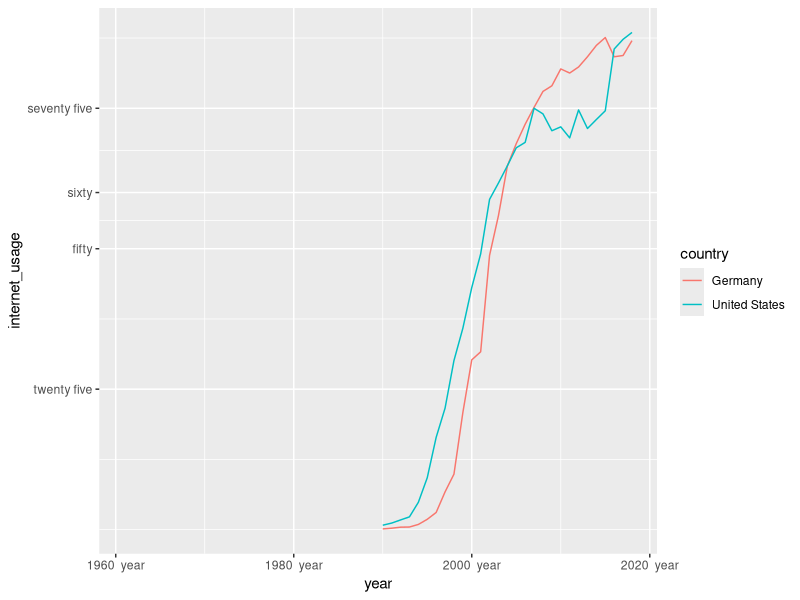

Generate this figure with R:
library(tidyverse)

world_bank_countries <- read_csv("data/world_bank_countries.csv")

world_bank_countries %>% 
  filter(country %in% c("United States", "Germany")) %>% 
  ggplot(aes(x = year, 
             y = internet_usage, 
             color = country)) +
  geom_line() +
  scale_y_continuous(breaks = c(25, 50, 60, 75),
                     labels = c("twenty five",
                                "fifty", "sixty",
                                "seventy five")) +
  scale_x_continuous(labels = function(x) paste(x, ' year'))
